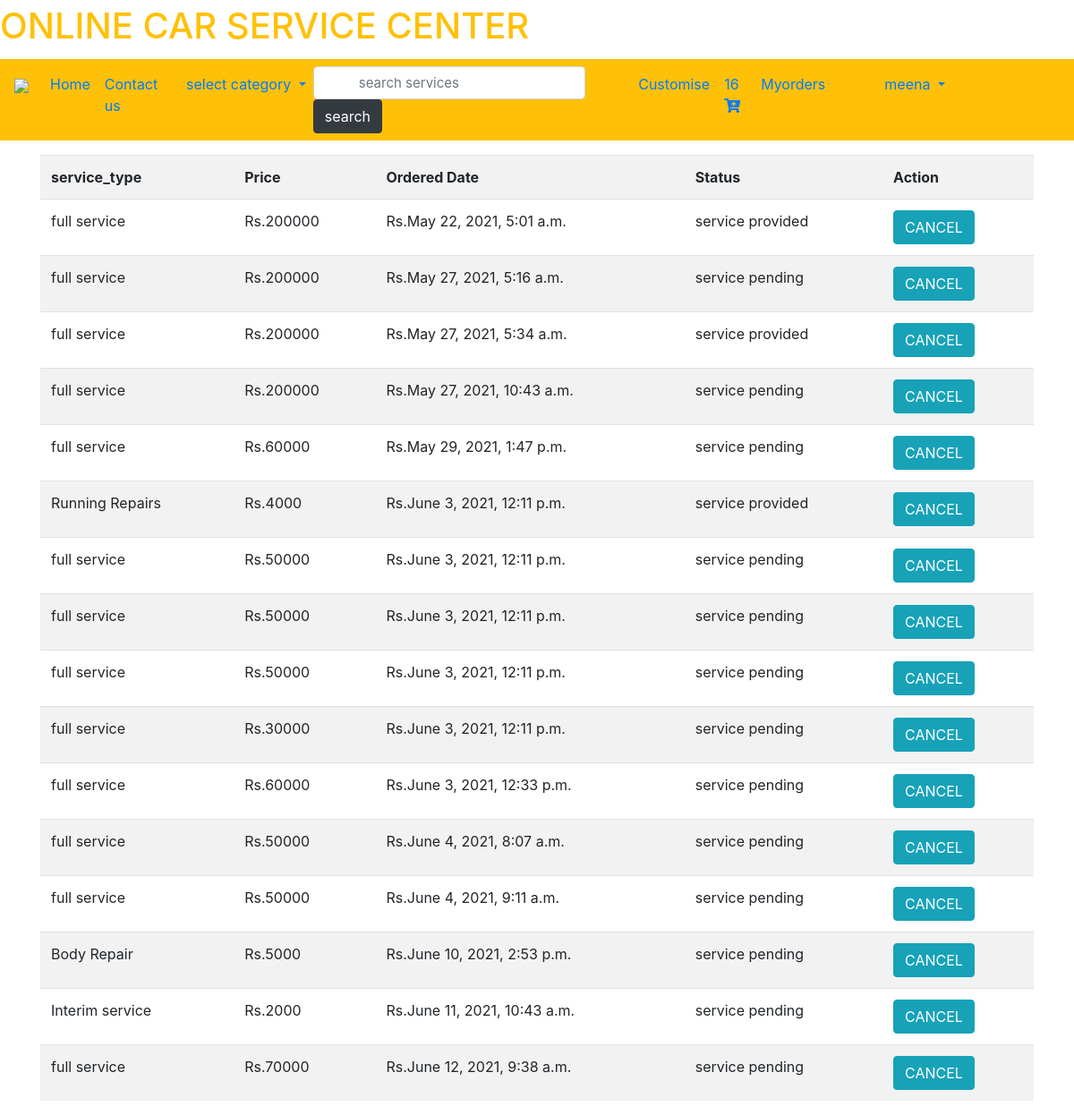
Page /myorders/ (signed in) on the committed database.
### service/models.py (models this page shows)
class User(AbstractUser):
	t = (
		(1,'owner'),
		(2,'customer'),
		(3,'Anonymous'),
		)
	role = models.IntegerField(default=3,choices=t)
	g=[('M',"Male"),('F','Female')]
	age=models.IntegerField(default=10)
	impf=models.ImageField(upload_to='Profiles/',default="Note.jpg")
	gender=models.CharField(max_length=10,choices=g)
	first_name=models.CharField(max_length=100)
	last_name=models.CharField(max_length=100)
	car_regno=models.CharField(max_length=20)
	phno=models.CharField(null='True',max_length=30)
	address=models.TextField(null='True')
	city=models.CharField(max_length=30,null='True')
	state=models.CharField(max_length=40,null='True')
	pin=models.IntegerField(null='True')
	nameoncard=models.CharField(max_length=30,null='True')
	creditcardnumber=models.IntegerField(null='True')
	Expyear=models.DateField(null='True')
	expmonth=models.CharField(max_length=20,null='True')
	cvv=models.IntegerField(null='True')
	date=models.DateField(null='True')

class Myorders(models.Model):
	service_type=models.CharField(max_length=30)
	price=models.IntegerField()
	a=[("I don't want this service_type","I don't want this service_type"),("I want to change address/phone number","I want to change address/phone number"),("High cost of service","High cost of service"),("others","others")]
	cancel=models.CharField(max_length=200,choices=a,null=True)
	is_status=models.IntegerField(default=1)
	date=models.DateTimeField(auto_now_add='True',null=True)
	user=models.ForeignKey(User,on_delete=models.CASCADE,null=True)

### service/views.py (the view)
# urls.py: path('myorders/',views.myorders,name="myorders"),
def myorders(request):
	my=Myorders.objects.filter(user_id=request.user.id)
	d=CarCategory.objects.all()
	sum=0
	count=0
	for i in my:
		count=count+1
		sum=sum+i.price
	return render(request,'services/myorders.html',{'sum':sum,'count':count,'my':my,'data':d})

### service/templates/services/myorders.html
{% extends 'services/base.html' %}
{% block content %}
{% load static %}
<div class="row mt-3">
    <div class="container">
    <div class="">
     <table class="table table-striped">
      <tr>
      <th>service_type</th>
      <th>Price</th>
      <th>Ordered Date</th>
      <th>Status</th>
      <th>Action</th>
      </tr>
      {% for i in my %}
      <tr>
         <td>{{i.service_type}}</td>
         <td><span class="price">Rs.{{i.price}}</span></td>
         <td><span class="price">Rs.{{i.date}}</span></td>
         {% if i.is_status == 1 %}
         <td>service pending</td>
         {% else %}
         <td>service provided</td>
         {% endif %}
           <td>  <a href="{% url 'cancel' i.id %}" class="btn btn-info"> CANCEL</a></td>
       </tr>
       {% endfor %}
     </table>
</div>
</div>
  </div>
{% endblock %}

### service/templates/services/navbar.html (shortened to what this page needs)
{% load static %}
 <a class="navbar-brand" href="#">
    <h1 class="text-warning" align="center">ONLINE CAR SERVICE CENTER</h1>
  </a>
<nav class="navbar navbar-expand-sm bg-warning navbar-warning">
  <div class="collapse navbar-collapse" id="collapsibleNavbar">
    <ul class="navbar-nav">
      <a class="navbar-brand" href="#">
    <img src="{% static 'images/car.png' %}"  style="width:40px;">
  </a>
      {% if not user.is_authenticated %}
      <li class="nav-item">
        <a class="nav-link" href="{% url 'home' %}">Home</a>
      </li>
      </li>
      <li class="nav-item">
        <a class="nav-link" href="{% url 'cn' %}">Contact us</a>
      </li>
       {% elif user.role == 2 %}
      <li class="nav-item">
        <a class="nav-link" href="{% url 'home' %}">Home</a>
      </li>
      <li class="nav-item">
        <a class="nav-link" href="{% url 'cn' %}">Contact us</a>
      </li>
      <li class="dropdown">
        <a type="button" class="nav-link dropdown-toggle" data-toggle="dropdown">select category
        </a>
      </li>
     <form class="form-inline four" action="/search">
          <input class="form-control" name="q" placeholder="search services" type="search" aria-label="search" style="padding-left: 50px;font-size: 15px" >
          <button class="btn btn-dark my-2 my-sm-0" type="submit" >search</button>
        </form>
      <li class="nav-item">
        <a class="nav-link" href="{% url 'custom' %}">Customise</a>
      </li>
      <ul class="navbar-nav ml-auto" style="margin-right:50px">
      <li class="nav-item">
        <a class="nav-link" href="{% url 'cartdetails' %}">{{count}}<i class="fas fa-cart-plus"></i></a>
      </li>
      <li class="nav-item">
        <a class="nav-link" href="{% url 'myorders' %}">Myorders</a>
      </li>
    </ul>
        <li class="dropdown">
  <a type="button" class="nav-link dropdown-toggle" data-toggle="dropdown">
    {{user.username}}
  </a>
</li>
      {% endif %}
    </ul>
  </div>
</nav>

### rows in the picture
User: username "meena"
Myorders: service_type "full service", price "200000", date "May 22, 2021, 5:01 a.m.", is_status "service provided"
Myorders: service_type "full service", price "200000", date "May 27, 2021, 5:16 a.m.", is_status "service pending"
Myorders: service_type "full service", price "200000", date "May 27, 2021, 5:34 a.m.", is_status "service provided"
Myorders: service_type "full service", price "200000", date "May 27, 2021, 10:43 a.m.", is_status "service pending"
Myorders: service_type "full service", price "60000", date "May 29, 2021, 1:47 p.m.", is_status "service pending"
Myorders: service_type "Running Repairs", price "4000", date "June 3, 2021, 12:11 p.m.", is_status "service provided"
Myorders: service_type "full service", price "50000", date "June 3, 2021, 12:11 p.m.", is_status "service pending"
Myorders: service_type "full service", price "50000", date "June 3, 2021, 12:11 p.m.", is_status "service pending"
Myorders: service_type "full service", price "50000", date "June 3, 2021, 12:11 p.m.", is_status "service pending"
Myorders: service_type "full service", price "30000", date "June 3, 2021, 12:11 p.m.", is_status "service pending"
Myorders: service_type "full service", price "60000", date "June 3, 2021, 12:33 p.m.", is_status "service pending"
Myorders: service_type "full service", price "50000", date "June 4, 2021, 8:07 a.m.", is_status "service pending"
Myorders: service_type "full service", price "50000", date "June 4, 2021, 9:11 a.m.", is_status "service pending"
Myorders: service_type "Body Repair", price "5000", date "June 10, 2021, 2:53 p.m.", is_status "service pending"
Myorders: service_type "Interim service", price "2000", date "June 11, 2021, 10:43 a.m.", is_status "service pending"
Myorders: service_type "full service", price "70000", date "June 12, 2021, 9:38 a.m.", is_status "service pending"

### other values in the picture
{{ count }} "16"
